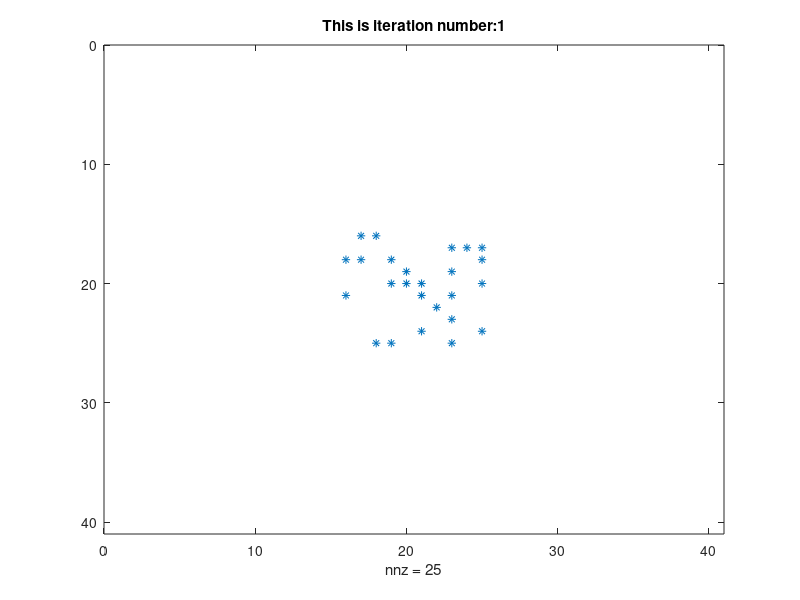

Reproduce this figure in MATLAB. (Note: this script raises an error after producing the figure.)
clear all
close all
clc;

n=40;
m=40;

% Create a 40X40 grid 
X = zeros(n,m); %Note for a square matrix, X=zeros(n) will do just as well

% Y captures what happens to the grid in the next period;
Y = zeros(n,m);


% Randomly populate the central 100 squares
% Each cell in the centre has a 25% probability of being alive
X(16:25,16:25) = (rand(10,10) < .25);




% Instead of (rand(10,10) < .25) you could put in any initial distribution
% Five examples are provided below

%1. R-Pentonimo%
% X(19:21, 19:21)=[0 1 1; 1 1 0; 0 1 0];


%2. Blinker
%X(19:21,20)=ones(3,1);

%3. Toad
% X(20:21,18:21) = [0 1 1 1; 1 1 1 0];

%4. Glider%
%X(19:21, 19:21)= [0 1 0; 0 1 1; 1 0 1];

% %5. Pentadecathalon
% X(16:25, 20) = ones(10,1);


Z=X;
spy(Z);
% pause


% Simulate 100 times.
for t=1:100
    spy(X) 
    title(strcat('This is iteration number: ', num2str(t)));
    drawnow
%      pause
    
    for i=1:n
        for j=1:m
            
            numalive=countliveneighbors2(i,j,X);
            
            if (X(i,j)==1 && numalive==2)||(numalive==3)
                Y(i,j)=1;

            else 
                Y(i,j)=0;
            end
        end
    end
    
    if X==Y
        break
    else
      X=Y;
    end
end

